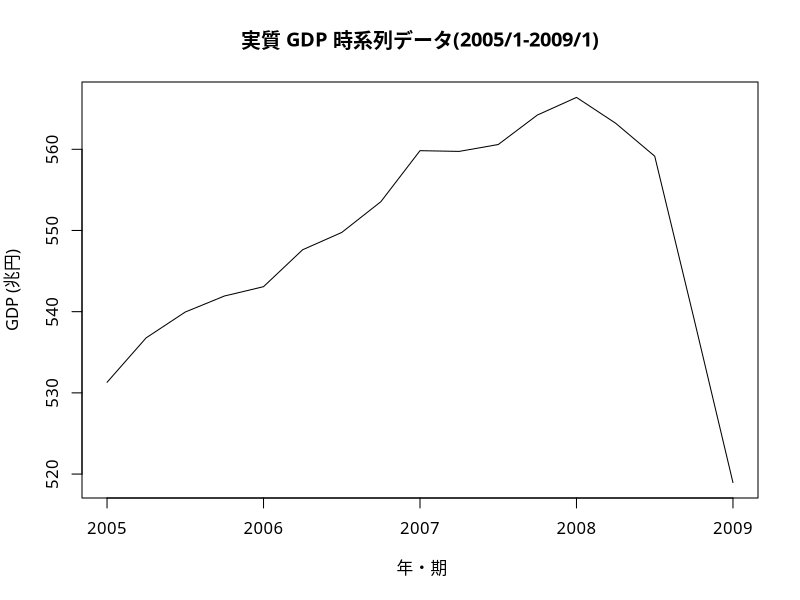
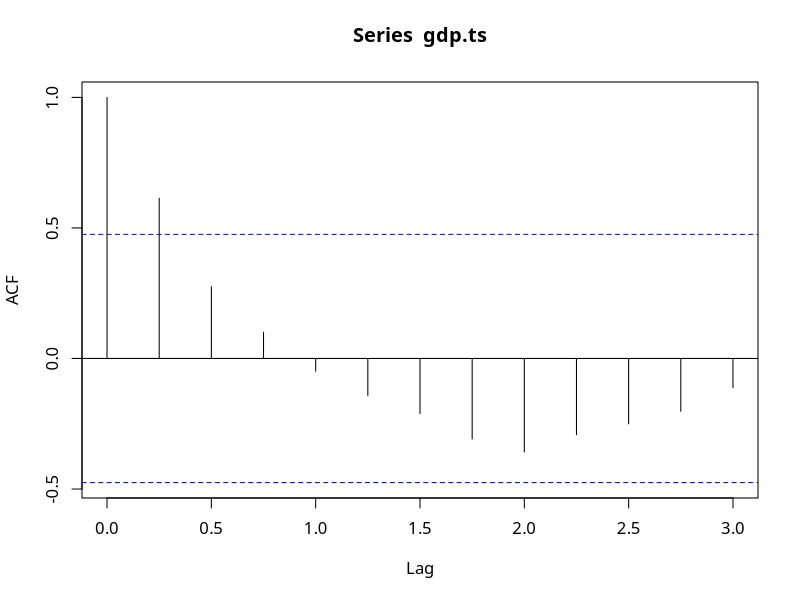
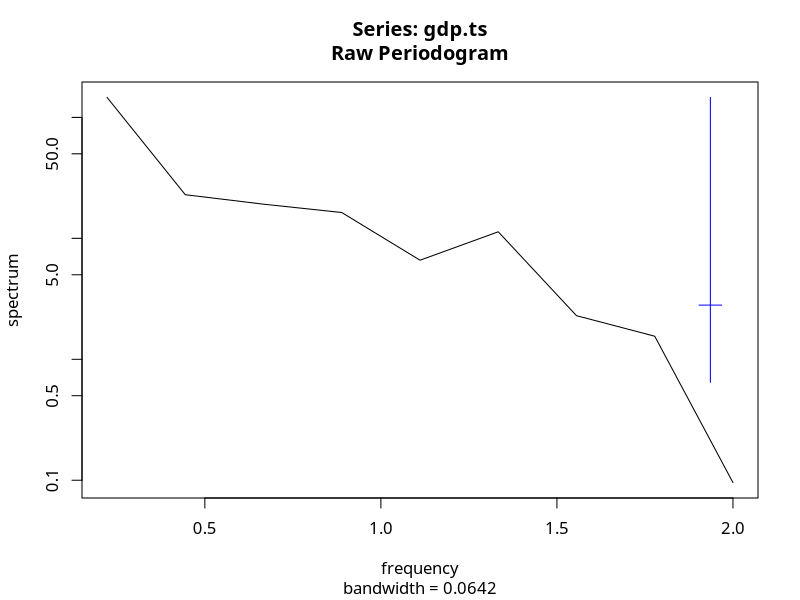
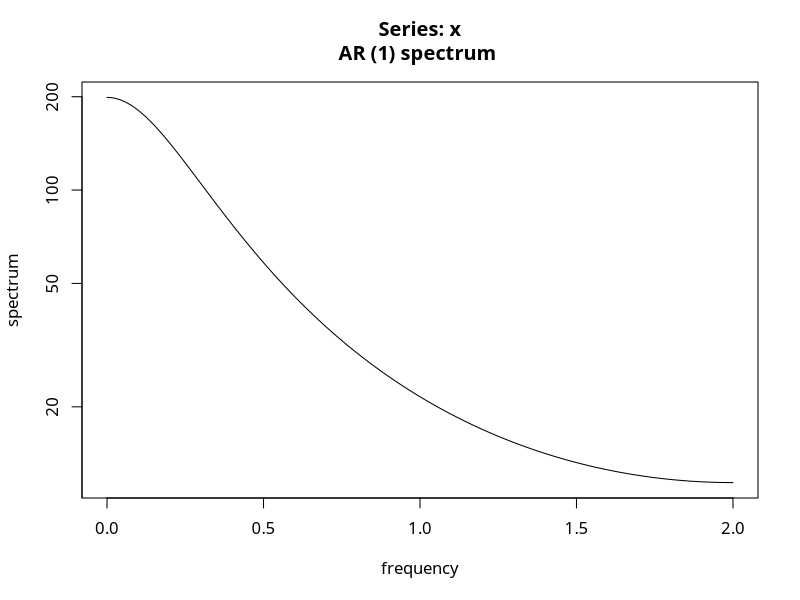

R code for these plots, in order:
gdp.ts = ts(start=2005,end=2009,frequency=4,c(531.30,536.78,539.96,541.93,543.08,547.63,549.76,553.55,559.83,559.74,560.59,564.22,566.39,563.21,559.15,539.21,518.95))
gdp.ts
# 折れ線グラフで表示する
par(family="HiraMaruProN-W4")                  
plot(gdp.ts,xlab=' 年・期',ylab='GDP (兆円)',main='実質 GDP 時系列データ(2005/1-2009/1)')
# ３次ラグ
lag(gdp.ts,k=3)
# 事故相関、ピリオドグラム、スペクトラム
acf(gdp.ts)
spec.pgram(gdp.ts)
spectrum(gdp.ts,method='ar')
